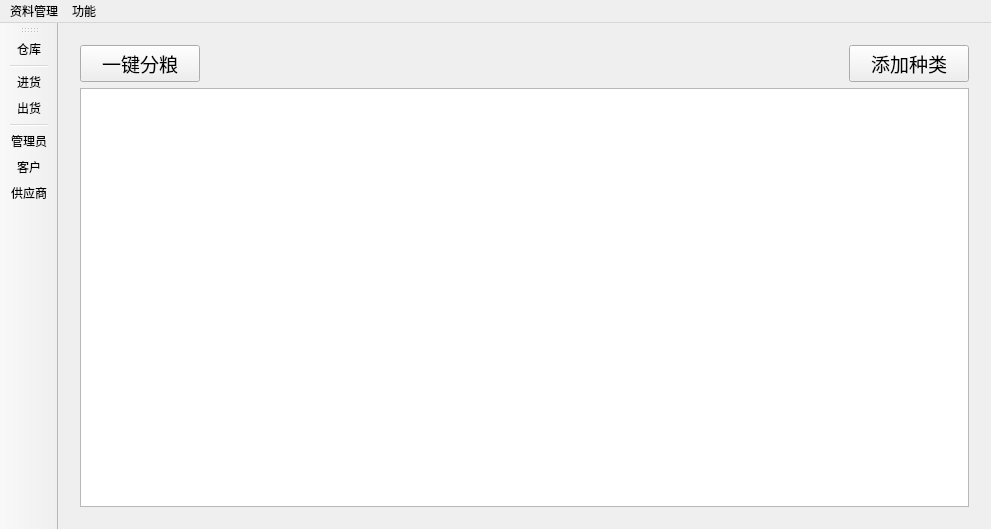
<?xml version="1.0" encoding="UTF-8"?>
<ui version="4.0">
 <class>MainWindow</class>
 <widget class="QMainWindow" name="MainWindow">
  <property name="geometry">
   <rect>
    <x>0</x>
    <y>0</y>
    <width>991</width>
    <height>529</height>
   </rect>
  </property>
  <property name="windowTitle">
   <string>粮食管理</string>
  </property>
  <widget class="QWidget" name="centralWidget">
   <layout class="QGridLayout" name="gridLayout_4">
    <item row="0" column="0">
     <widget class="QStackedWidget" name="pages">
      <property name="autoFillBackground">
       <bool>false</bool>
      </property>
      <property name="lineWidth">
       <number>0</number>
      </property>
      <property name="currentIndex">
       <number>1</number>
      </property>
      <widget class="QWidget" name="pageLogin">
       <layout class="QGridLayout" name="gridLayout_2">
        <item row="2" column="1">
         <spacer name="verticalSpacer_4">
          <property name="orientation">
           <enum>Qt::Vertical</enum>
          </property>
          <property name="sizeHint" stdset="0">
           <size>
            <width>20</width>
            <height>40</height>
           </size>
          </property>
         </spacer>
        </item>
        <item row="3" column="1">
         <layout class="QVBoxLayout" name="verticalLayout">
          <item>
           <layout class="QHBoxLayout" name="horizontalLayout">
            <item>
             <widget class="QLabel" name="label">
              <property name="sizePolicy">
               <sizepolicy hsizetype="Maximum" vsizetype="Preferred">
                <horstretch>0</horstretch>
                <verstretch>0</verstretch>
               </sizepolicy>
              </property>
              <property name="font">
               <font>
                <family>微软雅黑</family>
                <pointsize>12</pointsize>
               </font>
              </property>
              <property name="text">
               <string>账号</string>
              </property>
             </widget>
            </item>
            <item>
             <widget class="QComboBox" name="cbAccount">
              <property name="sizePolicy">
               <sizepolicy hsizetype="Minimum" vsizetype="Fixed">
                <horstretch>0</horstretch>
                <verstretch>0</verstretch>
               </sizepolicy>
              </property>
              <property name="minimumSize">
               <size>
                <width>200</width>
                <height>0</height>
               </size>
              </property>
              <property name="font">
               <font>
                <family>微软雅黑</family>
                <pointsize>12</pointsize>
               </font>
              </property>
              <property name="editable">
               <bool>true</bool>
              </property>
             </widget>
            </item>
           </layout>
          </item>
          <item>
           <layout class="QHBoxLayout" name="horizontalLayout_2">
            <item>
             <widget class="QLabel" name="label_2">
              <property name="sizePolicy">
               <sizepolicy hsizetype="Maximum" vsizetype="Preferred">
                <horstretch>0</horstretch>
                <verstretch>0</verstretch>
               </sizepolicy>
              </property>
              <property name="font">
               <font>
                <family>微软雅黑</family>
                <pointsize>12</pointsize>
               </font>
              </property>
              <property name="text">
               <string>密码</string>
              </property>
             </widget>
            </item>
            <item>
             <widget class="QLineEdit" name="editPassword">
              <property name="sizePolicy">
               <sizepolicy hsizetype="Minimum" vsizetype="Fixed">
                <horstretch>0</horstretch>
                <verstretch>0</verstretch>
               </sizepolicy>
              </property>
              <property name="minimumSize">
               <size>
                <width>200</width>
                <height>0</height>
               </size>
              </property>
              <property name="font">
               <font>
                <family>微软雅黑</family>
                <pointsize>12</pointsize>
               </font>
              </property>
              <property name="echoMode">
               <enum>QLineEdit::Password</enum>
              </property>
              <property name="clearButtonEnabled">
               <bool>true</bool>
              </property>
             </widget>
            </item>
           </layout>
          </item>
          <item>
           <spacer name="verticalSpacer">
            <property name="orientation">
             <enum>Qt::Vertical</enum>
            </property>
            <property name="sizeHint" stdset="0">
             <size>
              <width>20</width>
              <height>40</height>
             </size>
            </property>
           </spacer>
          </item>
          <item>
           <widget class="QPushButton" name="btnLogin">
            <property name="sizePolicy">
             <sizepolicy hsizetype="Minimum" vsizetype="Fixed">
              <horstretch>0</horstretch>
              <verstretch>0</verstretch>
             </sizepolicy>
            </property>
            <property name="minimumSize">
             <size>
              <width>0</width>
              <height>40</height>
             </size>
            </property>
            <property name="font">
             <font>
              <family>微软雅黑</family>
              <pointsize>12</pointsize>
             </font>
            </property>
            <property name="text">
             <string>登陆</string>
            </property>
            <property name="default">
             <bool>true</bool>
            </property>
           </widget>
          </item>
         </layout>
        </item>
        <item row="3" column="2">
         <spacer name="horizontalSpacer_2">
          <property name="orientation">
           <enum>Qt::Horizontal</enum>
          </property>
          <property name="sizeHint" stdset="0">
           <size>
            <width>40</width>
            <height>20</height>
           </size>
          </property>
         </spacer>
        </item>
        <item row="0" column="1">
         <spacer name="verticalSpacer_2">
          <property name="orientation">
           <enum>Qt::Vertical</enum>
          </property>
          <property name="sizeHint" stdset="0">
           <size>
            <width>20</width>
            <height>40</height>
           </size>
          </property>
         </spacer>
        </item>
        <item row="3" column="0">
         <spacer name="horizontalSpacer">
          <property name="orientation">
           <enum>Qt::Horizontal</enum>
          </property>
          <property name="sizeHint" stdset="0">
           <size>
            <width>40</width>
            <height>20</height>
           </size>
          </property>
         </spacer>
        </item>
        <item row="1" column="1">
         <widget class="QLabel" name="label_3">
          <property name="font">
           <font>
            <family>微软雅黑</family>
            <pointsize>20</pointsize>
           </font>
          </property>
          <property name="text">
           <string>西易村福利供应站系统</string>
          </property>
         </widget>
        </item>
        <item row="4" column="1">
         <spacer name="verticalSpacer_3">
          <property name="orientation">
           <enum>Qt::Vertical</enum>
          </property>
          <property name="sizeHint" stdset="0">
           <size>
            <width>20</width>
            <height>40</height>
           </size>
          </property>
         </spacer>
        </item>
       </layout>
      </widget>
      <widget class="QWidget" name="pageWarehouse">
       <layout class="QGridLayout" name="gridLayout_3">
        <item row="0" column="3">
         <widget class="QPushButton" name="btnAddFood1">
          <property name="sizePolicy">
           <sizepolicy hsizetype="Maximum" vsizetype="Fixed">
            <horstretch>0</horstretch>
            <verstretch>0</verstretch>
           </sizepolicy>
          </property>
          <property name="minimumSize">
           <size>
            <width>120</width>
            <height>0</height>
           </size>
          </property>
          <property name="font">
           <font>
            <family>微软雅黑</family>
            <pointsize>14</pointsize>
           </font>
          </property>
          <property name="text">
           <string>添加种类</string>
          </property>
          <property name="default">
           <bool>false</bool>
          </property>
          <property name="flat">
           <bool>false</bool>
          </property>
         </widget>
        </item>
        <item row="0" column="1">
         <spacer name="horizontalSpacer_3">
          <property name="orientation">
           <enum>Qt::Horizontal</enum>
          </property>
          <property name="sizeHint" stdset="0">
           <size>
            <width>40</width>
            <height>20</height>
           </size>
          </property>
         </spacer>
        </item>
        <item row="0" column="0">
         <widget class="QPushButton" name="btnDistribte">
          <property name="sizePolicy">
           <sizepolicy hsizetype="Maximum" vsizetype="Fixed">
            <horstretch>0</horstretch>
            <verstretch>0</verstretch>
           </sizepolicy>
          </property>
          <property name="minimumSize">
           <size>
            <width>120</width>
            <height>0</height>
           </size>
          </property>
          <property name="font">
           <font>
            <family>微软雅黑</family>
            <pointsize>14</pointsize>
           </font>
          </property>
          <property name="text">
           <string>一键分粮</string>
          </property>
          <property name="default">
           <bool>false</bool>
          </property>
          <property name="flat">
           <bool>false</bool>
          </property>
         </widget>
        </item>
        <item row="1" column="0" colspan="4">
         <widget class="QTableView" name="table1"/>
        </item>
       </layout>
      </widget>
      <widget class="QWidget" name="pagePurchase">
       <layout class="QGridLayout" name="gridLayout">
        <item row="0" column="0">
         <layout class="QHBoxLayout" name="horizontalLayout_4">
          <item>
           <widget class="QComboBox" name="cbSupplier2">
            <property name="font">
             <font>
              <family>微软雅黑</family>
              <pointsize>14</pointsize>
             </font>
            </property>
            <item>
             <property name="text">
              <string>供应商</string>
             </property>
            </item>
           </widget>
          </item>
          <item>
           <widget class="QComboBox" name="cbFood2">
            <property name="font">
             <font>
              <family>微软雅黑</family>
              <pointsize>14</pointsize>
             </font>
            </property>
            <item>
             <property name="text">
              <string>粮食</string>
             </property>
            </item>
           </widget>
          </item>
          <item>
           <widget class="QPushButton" name="btnPurchase2">
            <property name="sizePolicy">
             <sizepolicy hsizetype="Maximum" vsizetype="Fixed">
              <horstretch>0</horstretch>
              <verstretch>0</verstretch>
             </sizepolicy>
            </property>
            <property name="font">
             <font>
              <family>微软雅黑</family>
              <pointsize>14</pointsize>
             </font>
            </property>
            <property name="text">
             <string>进货</string>
            </property>
           </widget>
          </item>
         </layout>
        </item>
        <item row="1" column="0">
         <widget class="QTableView" name="table2"/>
        </item>
       </layout>
      </widget>
      <widget class="QWidget" name="pageShipment">
       <layout class="QGridLayout" name="gridLayout_5">
        <item row="0" column="0">
         <layout class="QHBoxLayout" name="horizontalLayout_5">
          <item>
           <widget class="QLabel" name="label_7">
            <property name="sizePolicy">
             <sizepolicy hsizetype="Maximum" vsizetype="Preferred">
              <horstretch>0</horstretch>
              <verstretch>0</verstretch>
             </sizepolicy>
            </property>
            <property name="minimumSize">
             <size>
              <width>0</width>
              <height>0</height>
             </size>
            </property>
            <property name="maximumSize">
             <size>
              <width>50</width>
              <height>16777215</height>
             </size>
            </property>
            <property name="font">
             <font>
              <family>微软雅黑</family>
              <pointsize>14</pointsize>
             </font>
            </property>
            <property name="frameShape">
             <enum>QFrame::NoFrame</enum>
            </property>
            <property name="text">
             <string>卡号</string>
            </property>
            <property name="scaledContents">
             <bool>false</bool>
            </property>
           </widget>
          </item>
          <item>
           <widget class="QLineEdit" name="editUserId3">
            <property name="sizePolicy">
             <sizepolicy hsizetype="Preferred" vsizetype="Fixed">
              <horstretch>0</horstretch>
              <verstretch>0</verstretch>
             </sizepolicy>
            </property>
            <property name="minimumSize">
             <size>
              <width>100</width>
              <height>0</height>
             </size>
            </property>
            <property name="maximumSize">
             <size>
              <width>16777215</width>
              <height>16777215</height>
             </size>
            </property>
            <property name="font">
             <font>
              <family>微软雅黑</family>
              <pointsize>14</pointsize>
             </font>
            </property>
           </widget>
          </item>
          <item>
           <widget class="QPushButton" name="btnSale3">
            <property name="sizePolicy">
             <sizepolicy hsizetype="Maximum" vsizetype="Minimum">
              <horstretch>0</horstretch>
              <verstretch>0</verstretch>
             </sizepolicy>
            </property>
            <property name="minimumSize">
             <size>
              <width>0</width>
              <height>0</height>
             </size>
            </property>
            <property name="maximumSize">
             <size>
              <width>16777215</width>
              <height>16777215</height>
             </size>
            </property>
            <property name="font">
             <font>
              <family>微软雅黑</family>
              <pointsize>14</pointsize>
             </font>
            </property>
            <property name="text">
             <string>出货</string>
            </property>
           </widget>
          </item>
         </layout>
        </item>
        <item row="1" column="0">
         <widget class="QTableView" name="table3">
          <property name="enabled">
           <bool>true</bool>
          </property>
         </widget>
        </item>
       </layout>
      </widget>
      <widget class="QWidget" name="pageAdmin">
       <layout class="QGridLayout" name="gridLayout_8">
        <item row="0" column="0">
         <spacer name="horizontalSpacer_6">
          <property name="orientation">
           <enum>Qt::Horizontal</enum>
          </property>
          <property name="sizeHint" stdset="0">
           <size>
            <width>562</width>
            <height>20</height>
           </size>
          </property>
         </spacer>
        </item>
        <item row="0" column="2">
         <widget class="QPushButton" name="btnAddAdmin4">
          <property name="sizePolicy">
           <sizepolicy hsizetype="Maximum" vsizetype="Fixed">
            <horstretch>0</horstretch>
            <verstretch>0</verstretch>
           </sizepolicy>
          </property>
          <property name="minimumSize">
           <size>
            <width>120</width>
            <height>0</height>
           </size>
          </property>
          <property name="font">
           <font>
            <family>微软雅黑</family>
            <pointsize>14</pointsize>
           </font>
          </property>
          <property name="text">
           <string>添加管理员</string>
          </property>
          <property name="default">
           <bool>false</bool>
          </property>
          <property name="flat">
           <bool>false</bool>
          </property>
         </widget>
        </item>
        <item row="1" column="0" colspan="3">
         <widget class="QTableView" name="table4"/>
        </item>
        <item row="0" column="1">
         <widget class="QPushButton" name="btnUpdateAuthPassword">
          <property name="font">
           <font>
            <family>微软雅黑</family>
            <pointsize>14</pointsize>
           </font>
          </property>
          <property name="text">
           <string>修改授权密码</string>
          </property>
         </widget>
        </item>
       </layout>
      </widget>
      <widget class="QWidget" name="pageUser">
       <layout class="QGridLayout" name="gridLayout_7">
        <item row="0" column="0">
         <spacer name="horizontalSpacer_5">
          <property name="orientation">
           <enum>Qt::Horizontal</enum>
          </property>
          <property name="sizeHint" stdset="0">
           <size>
            <width>562</width>
            <height>20</height>
           </size>
          </property>
         </spacer>
        </item>
        <item row="0" column="1">
         <widget class="QPushButton" name="btnAddUser5">
          <property name="sizePolicy">
           <sizepolicy hsizetype="Maximum" vsizetype="Fixed">
            <horstretch>0</horstretch>
            <verstretch>0</verstretch>
           </sizepolicy>
          </property>
          <property name="minimumSize">
           <size>
            <width>120</width>
            <height>0</height>
           </size>
          </property>
          <property name="font">
           <font>
            <family>微软雅黑</family>
            <pointsize>14</pointsize>
           </font>
          </property>
          <property name="text">
           <string>添加客户</string>
          </property>
          <property name="default">
           <bool>false</bool>
          </property>
          <property name="flat">
           <bool>false</bool>
          </property>
         </widget>
        </item>
        <item row="1" column="0" colspan="2">
         <widget class="QTableView" name="table5"/>
        </item>
       </layout>
      </widget>
      <widget class="QWidget" name="pageSupplier">
       <layout class="QGridLayout" name="gridLayout_6">
        <item row="0" column="0">
         <spacer name="horizontalSpacer_4">
          <property name="orientation">
           <enum>Qt::Horizontal</enum>
          </property>
          <property name="sizeHint" stdset="0">
           <size>
            <width>562</width>
            <height>20</height>
           </size>
          </property>
         </spacer>
        </item>
        <item row="0" column="1">
         <widget class="QPushButton" name="btnAddSupplier6">
          <property name="sizePolicy">
           <sizepolicy hsizetype="Maximum" vsizetype="Fixed">
            <horstretch>0</horstretch>
            <verstretch>0</verstretch>
           </sizepolicy>
          </property>
          <property name="minimumSize">
           <size>
            <width>120</width>
            <height>0</height>
           </size>
          </property>
          <property name="font">
           <font>
            <family>微软雅黑</family>
            <pointsize>14</pointsize>
           </font>
          </property>
          <property name="text">
           <string>添加供应商</string>
          </property>
          <property name="default">
           <bool>false</bool>
          </property>
          <property name="flat">
           <bool>false</bool>
          </property>
         </widget>
        </item>
        <item row="1" column="0" colspan="2">
         <widget class="QTableView" name="table6"/>
        </item>
       </layout>
      </widget>
     </widget>
    </item>
   </layout>
  </widget>
  <widget class="QToolBar" name="mainToolBar">
   <property name="enabled">
    <bool>true</bool>
   </property>
   <property name="movable">
    <bool>true</bool>
   </property>
   <property name="orientation">
    <enum>Qt::Vertical</enum>
   </property>
   <property name="iconSize">
    <size>
     <width>36</width>
     <height>36</height>
    </size>
   </property>
   <property name="toolButtonStyle">
    <enum>Qt::ToolButtonTextUnderIcon</enum>
   </property>
   <property name="floatable">
    <bool>false</bool>
   </property>
   <attribute name="toolBarArea">
    <enum>LeftToolBarArea</enum>
   </attribute>
   <attribute name="toolBarBreak">
    <bool>false</bool>
   </attribute>
   <addaction name="actionWarehouse"/>
   <addaction name="separator"/>
   <addaction name="actionPurchase"/>
   <addaction name="actionShipment"/>
   <addaction name="separator"/>
   <addaction name="actionAdministrator"/>
   <addaction name="actionCustomer"/>
   <addaction name="actionSupplier"/>
  </widget>
  <widget class="QMenuBar" name="menuBar">
   <property name="enabled">
    <bool>true</bool>
   </property>
   <property name="geometry">
    <rect>
     <x>0</x>
     <y>0</y>
     <width>991</width>
     <height>23</height>
    </rect>
   </property>
   <widget class="QMenu" name="menuInfo">
    <property name="title">
     <string>资料管理</string>
    </property>
    <addaction name="actionWarehouse"/>
    <addaction name="separator"/>
    <addaction name="actionCustomer"/>
    <addaction name="actionSupplier"/>
    <addaction name="actionAdministrator"/>
   </widget>
   <widget class="QMenu" name="menu">
    <property name="title">
     <string>功能</string>
    </property>
    <addaction name="actionPurchase"/>
    <addaction name="actionShipment"/>
   </widget>
   <addaction name="menuInfo"/>
   <addaction name="menu"/>
  </widget>
  <action name="actionSupplier">
   <property name="icon">
    <iconset resource="resource.qrc">
     <normaloff>:/images/supplier.png</normaloff>:/images/supplier.png</iconset>
   </property>
   <property name="text">
    <string>供应商</string>
   </property>
   <property name="toolTip">
    <string>供应商信息</string>
   </property>
  </action>
  <action name="actionCustomer">
   <property name="icon">
    <iconset resource="resource.qrc">
     <normaloff>:/images/user.png</normaloff>:/images/user.png</iconset>
   </property>
   <property name="text">
    <string>客户</string>
   </property>
   <property name="toolTip">
    <string>客户信息</string>
   </property>
  </action>
  <action name="actionWarehouse">
   <property name="icon">
    <iconset resource="resource.qrc">
     <normaloff>:/images/warehouse.png</normaloff>:/images/warehouse.png</iconset>
   </property>
   <property name="text">
    <string>仓库</string>
   </property>
   <property name="toolTip">
    <string>粮食储备信息</string>
   </property>
  </action>
  <action name="actionAdministrator">
   <property name="icon">
    <iconset resource="resource.qrc">
     <normaloff>:/images/admin.png</normaloff>:/images/admin.png</iconset>
   </property>
   <property name="text">
    <string>管理员</string>
   </property>
   <property name="toolTip">
    <string>管理员信息</string>
   </property>
  </action>
  <action name="actionPurchase">
   <property name="icon">
    <iconset resource="resource.qrc">
     <normaloff>:/images/purchase.png</normaloff>:/images/purchase.png</iconset>
   </property>
   <property name="text">
    <string>进货</string>
   </property>
  </action>
  <action name="actionShipment">
   <property name="icon">
    <iconset resource="resource.qrc">
     <normaloff>:/images/shipment.png</normaloff>:/images/shipment.png</iconset>
   </property>
   <property name="text">
    <string>出货</string>
   </property>
  </action>
 </widget>
 <layoutdefault spacing="6" margin="11"/>
 <resources>
  <include location="resource.qrc"/>
 </resources>
 <connections/>
</ui>
